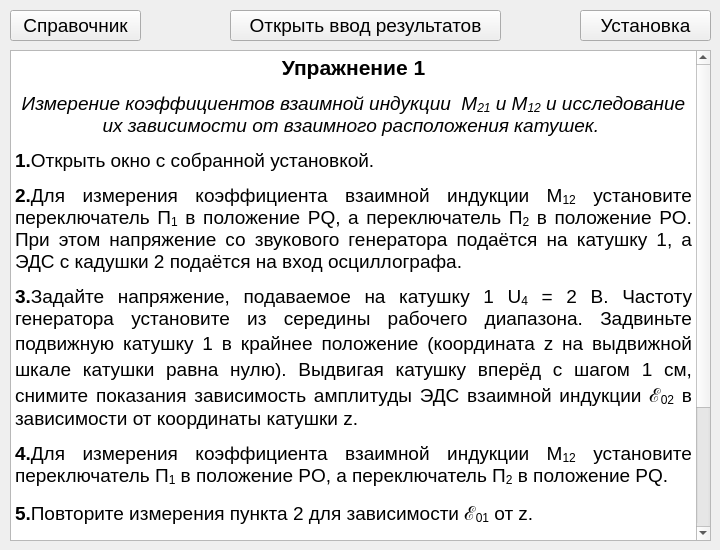
    <widget class="QWidget" name="in_laboratory">
     <widget class="QTextBrowser" name="text_exercise_2">
      <property name="geometry">
       <rect>
        <x>10</x>
        <y>50</y>
        <width>701</width>
        <height>491</height>
       </rect>
      </property>
      <property name="font">
       <font>
        <pointsize>14</pointsize>
       </font>
      </property>
      <property name="html">
       <string>&lt;!DOCTYPE HTML PUBLIC &quot;-//W3C//DTD HTML 4.0//EN&quot; &quot;http://www.w3.org/TR/REC-html40/strict.dtd&quot;&gt;
&lt;html&gt;&lt;head&gt;&lt;meta name=&quot;qrichtext&quot; content=&quot;1&quot; /&gt;&lt;style type=&quot;text/css&quot;&gt;
p, li { white-space: pre-wrap; }
&lt;/style&gt;&lt;/head&gt;&lt;body style=&quot; font-family:'MS Shell Dlg 2'; font-size:14pt; font-weight:400; font-style:normal;&quot;&gt;
&lt;p align=&quot;center&quot; style=&quot; margin-top:12px; margin-bottom:12px; margin-left:0px; margin-right:0px; -qt-block-indent:0; text-indent:0px;&quot;&gt;&lt;span style=&quot; font-family:'Times New Roman,serif'; font-size:16pt; font-weight:600;&quot;&gt;Упражнение 2&lt;/span&gt;&lt;/p&gt;
&lt;p align=&quot;center&quot; style=&quot; margin-top:12px; margin-bottom:12px; margin-left:0px; margin-right:0px; -qt-block-indent:0; text-indent:0px;&quot;&gt;&lt;span style=&quot; font-family:'Times New Roman,serif'; font-style:italic;&quot;&gt;Измерение М&lt;/span&gt;&lt;span style=&quot; font-family:'Times New Roman,serif'; font-style:italic; vertical-align:sub;&quot;&gt;21&lt;/span&gt;&lt;span style=&quot; font-family:'Times New Roman,serif'; font-style:italic;&quot;&gt; при различных значениях  амплитуды питающего напряжения. &lt;/span&gt;&lt;/p&gt;
&lt;p align=&quot;justify&quot; style=&quot; margin-top:12px; margin-bottom:12px; margin-left:0px; margin-right:0px; -qt-block-indent:0; text-indent:0px;&quot;&gt;&lt;span style=&quot; font-family:'Times New Roman,serif';&quot;&gt;Убедитесь в том, что коэффициент взаимной индукции не зависит от напряжения на генераторе.&lt;/span&gt; &lt;/p&gt;
&lt;p align=&quot;justify&quot; style=&quot; margin-top:12px; margin-bottom:12px; margin-left:0px; margin-right:0px; -qt-block-indent:0; text-indent:0px;&quot;&gt;&lt;span style=&quot; font-family:'Times New Roman,serif'; font-weight:600;&quot;&gt;1.&lt;/span&gt;&lt;span style=&quot; font-family:'Times New Roman,serif';&quot;&gt;Для этого поставьте катушку 1 в среднее положение относительно катушки 2 (z = 50 мм) и установите частоту генератора из середины рабочего диапазона (например, 10 кГц). Измерьте ℰ&lt;/span&gt;&lt;span style=&quot; font-family:'Times New Roman,serif'; vertical-align:sub;&quot;&gt;02&lt;/span&gt;&lt;span style=&quot; font-family:'Times New Roman,serif';&quot;&gt; при нескольких различных значениях напряжения U4 в цепи катушки 1 в интервале от 0,1 до 5 В.&lt;/span&gt; &lt;/p&gt;
&lt;p align=&quot;justify&quot; style=&quot; margin-top:12px; margin-bottom:12px; margin-left:0px; margin-right:0px; -qt-block-indent:0; text-indent:0px;&quot;&gt;&lt;span style=&quot; font-family:'Times New Roman,serif'; font-weight:600;&quot;&gt;2.&lt;/span&gt;&lt;span style=&quot; font-family:'Times New Roman,serif';&quot;&gt;Рассчитайте M&lt;/span&gt;&lt;span style=&quot; font-family:'Times New Roman,serif'; vertical-align:sub;&quot;&gt;21&lt;/span&gt;&lt;span style=&quot; font-family:'Times New Roman,serif';&quot;&gt; по формуле (9). Полученные данные занесите в таблицу &lt;/span&gt;&lt;span style=&quot; font-family:'Times New Roman,serif'; font-style:italic;&quot;&gt;(чтобы заполнить данную таблицу, откройте окно с вводом результата)&lt;/span&gt;&lt;span style=&quot; font-family:'Times New Roman,serif';&quot;&gt;.&lt;/span&gt;&lt;/p&gt;
&lt;p align=&quot;center&quot; style=&quot; margin-top:12px; margin-bottom:12px; margin-left:0px; margin-right:0px; -qt-block-indent:0; text-indent:0px;&quot;&gt;&lt;img src=&quot;:/image/t2.jpg&quot; /&gt;&lt;/p&gt;&lt;/body&gt;&lt;/html&gt;</string>
      </property>
     </widget>
     <widget class="QPushButton" name="go_handbook">
      <property name="geometry">
       <rect>
        <x>10</x>
        <y>10</y>
        <width>131</width>
        <height>31</height>
       </rect>
      </property>
      <property name="font">
       <font>
        <pointsize>14</pointsize>
       </font>
      </property>
      <property name="text">
       <string>Справочник</string>
      </property>
     </widget>
     <widget class="QPushButton" name="go_input_results">
      <property name="geometry">
       <rect>
        <x>230</x>
        <y>10</y>
        <width>271</width>
        <height>31</height>
       </rect>
      </property>
      <property name="font">
       <font>
        <pointsize>14</pointsize>
       </font>
      </property>
      <property name="text">
       <string>Открыть ввод результатов</string>
      </property>
     </widget>
     <widget class="QTextBrowser" name="text_exercise_1">
      <property name="geometry">
       <rect>
        <x>10</x>
        <y>50</y>
        <width>701</width>
        <height>491</height>
       </rect>
      </property>
      <property name="font">
       <font>
        <pointsize>14</pointsize>
       </font>
      </property>
      <property name="html">
       <string>&lt;!DOCTYPE HTML PUBLIC &quot;-//W3C//DTD HTML 4.0//EN&quot; &quot;http://www.w3.org/TR/REC-html40/strict.dtd&quot;&gt;
&lt;html&gt;&lt;head&gt;&lt;meta name=&quot;qrichtext&quot; content=&quot;1&quot; /&gt;&lt;style type=&quot;text/css&quot;&gt;
p, li { white-space: pre-wrap; }
&lt;/style&gt;&lt;/head&gt;&lt;body style=&quot; font-family:'MS Shell Dlg 2'; font-size:14pt; font-weight:400; font-style:normal;&quot;&gt;
&lt;p align=&quot;center&quot; style=&quot; margin-top:12px; margin-bottom:12px; margin-left:0px; margin-right:0px; -qt-block-indent:0; text-indent:0px;&quot;&gt;&lt;span style=&quot; font-family:'Times New Roman,serif'; font-size:16pt; font-weight:600;&quot;&gt;Упражнение 1&lt;/span&gt;&lt;/p&gt;
&lt;p align=&quot;center&quot; style=&quot; margin-top:12px; margin-bottom:12px; margin-left:0px; margin-right:0px; -qt-block-indent:0; text-indent:0px;&quot;&gt;&lt;span style=&quot; font-family:'Times New Roman,serif'; font-style:italic;&quot;&gt;Измерение коэффициентов взаимной индукции  М&lt;/span&gt;&lt;span style=&quot; font-family:'Times New Roman,serif'; font-style:italic; vertical-align:sub;&quot;&gt;21&lt;/span&gt;&lt;span style=&quot; font-family:'Times New Roman,serif'; font-style:italic;&quot;&gt; и М&lt;/span&gt;&lt;span style=&quot; font-family:'Times New Roman,serif'; font-style:italic; vertical-align:sub;&quot;&gt;12&lt;/span&gt;&lt;span style=&quot; font-family:'Times New Roman,serif'; font-style:italic;&quot;&gt; и исследование их зависимости от взаимного расположения катушек. &lt;/span&gt;&lt;/p&gt;
&lt;p align=&quot;justify&quot; style=&quot; margin-top:12px; margin-bottom:12px; margin-left:0px; margin-right:0px; -qt-block-indent:0; text-indent:0px;&quot;&gt;&lt;span style=&quot; font-family:'Times New Roman,serif'; font-weight:600;&quot;&gt;1.&lt;/span&gt;&lt;span style=&quot; font-family:'Times New Roman,serif';&quot;&gt;Открыть окно с собранной установкой.&lt;/span&gt;&lt;/p&gt;
&lt;p align=&quot;justify&quot; style=&quot; margin-top:12px; margin-bottom:12px; margin-left:0px; margin-right:0px; -qt-block-indent:0; text-indent:0px;&quot;&gt;&lt;span style=&quot; font-family:'Times New Roman,serif'; font-weight:600;&quot;&gt;2.&lt;/span&gt;&lt;span style=&quot; font-family:'Times New Roman,serif';&quot;&gt;Для измерения коэффициента взаимной индукции M&lt;/span&gt;&lt;span style=&quot; font-family:'Times New Roman,serif'; vertical-align:sub;&quot;&gt;12&lt;/span&gt;&lt;span style=&quot; font-family:'Times New Roman,serif';&quot;&gt; установите переключатель Π&lt;/span&gt;&lt;span style=&quot; font-family:'Times New Roman,serif'; vertical-align:sub;&quot;&gt;1&lt;/span&gt;&lt;span style=&quot; font-family:'Times New Roman,serif';&quot;&gt; в положение PQ, а переключатель Π&lt;/span&gt;&lt;span style=&quot; font-family:'Times New Roman,serif'; vertical-align:sub;&quot;&gt;2&lt;/span&gt;&lt;span style=&quot; font-family:'Times New Roman,serif';&quot;&gt; в положение PO. При этом напряжение со звукового генератора подаётся на катушку 1, а ЭДС с кадушки 2 подаётся на вход осциллографа.&lt;/span&gt; &lt;/p&gt;
&lt;p align=&quot;justify&quot; style=&quot; margin-top:12px; margin-bottom:12px; margin-left:0px; margin-right:0px; -qt-block-indent:0; text-indent:0px;&quot;&gt;&lt;span style=&quot; font-family:'Times New Roman,serif'; font-weight:600;&quot;&gt;3.&lt;/span&gt;&lt;span style=&quot; font-family:'Times New Roman,serif';&quot;&gt;Задайте напряжение, подаваемое на катушку 1 U&lt;/span&gt;&lt;span style=&quot; font-family:'Times New Roman,serif'; vertical-align:sub;&quot;&gt;4&lt;/span&gt;&lt;span style=&quot; font-family:'Times New Roman,serif';&quot;&gt; = 2 В. Частоту генератора установите из середины рабочего диапазона. Задвиньте подвижную катушку 1 в крайнее положение (координата z на выдвижной шкале катушки равна нулю). Выдвигая катушку вперёд с шагом 1 см, снимите показания зависимость амплитуды ЭДС взаимной индукции ℰ&lt;/span&gt;&lt;span style=&quot; font-family:'Times New Roman,serif'; vertical-align:sub;&quot;&gt;02&lt;/span&gt;&lt;span style=&quot; font-family:'Times New Roman,serif';&quot;&gt; в зависимости от координаты катушки z.&lt;/span&gt; &lt;/p&gt;
&lt;p align=&quot;justify&quot; style=&quot; margin-top:12px; margin-bottom:12px; margin-left:0px; margin-right:0px; -qt-block-indent:0; text-indent:0px;&quot;&gt;&lt;span style=&quot; font-family:'Times New Roman,serif'; font-weight:600;&quot;&gt;4.&lt;/span&gt;&lt;span style=&quot; font-family:'Times New Roman,serif';&quot;&gt;Для измерения коэффициента взаимной индукции M&lt;/span&gt;&lt;span style=&quot; font-family:'Times New Roman,serif'; vertical-align:sub;&quot;&gt;12&lt;/span&gt;&lt;span style=&quot; font-family:'Times New Roman,serif';&quot;&gt; установите переключатель Π&lt;/span&gt;&lt;span style=&quot; font-family:'Times New Roman,serif'; vertical-align:sub;&quot;&gt;1&lt;/span&gt;&lt;span style=&quot; font-family:'Times New Roman,serif';&quot;&gt; в положение PO, а переключатель Π&lt;/span&gt;&lt;span style=&quot; font-family:'Times New Roman,serif'; vertical-align:sub;&quot;&gt;2&lt;/span&gt;&lt;span style=&quot; font-family:'Times New Roman,serif';&quot;&gt; в положение PQ.&lt;/span&gt; &lt;/p&gt;
&lt;p align=&quot;justify&quot; style=&quot; margin-top:12px; margin-bottom:12px; margin-left:0px; margin-right:0px; -qt-block-indent:0; text-indent:0px;&quot;&gt;&lt;span style=&quot; font-family:'Times New Roman,serif'; font-weight:600;&quot;&gt;5.&lt;/span&gt;&lt;span style=&quot; font-family:'Times New Roman,serif';&quot;&gt;Повторите измерения пункта 2 для зависимости ℰ&lt;/span&gt;&lt;span style=&quot; font-family:'Times New Roman,serif'; vertical-align:sub;&quot;&gt;01&lt;/span&gt;&lt;span style=&quot; font-family:'Times New Roman,serif';&quot;&gt; от z.&lt;/span&gt; &lt;span style=&quot; font-family:'Times New Roman,serif'; font-size:12pt;&quot;&gt;            &lt;/span&gt;&lt;/p&gt;
&lt;p align=&quot;justify&quot; style=&quot; margin-top:12px; margin-bottom:12px; margin-left:0px; margin-right:0px; -qt-block-indent:0; text-indent:0px;&quot;&gt;&lt;span style=&quot; font-family:'Times New Roman,serif'; font-weight:600;&quot;&gt;6.&lt;/span&gt;&lt;span style=&quot; font-family:'Times New Roman,serif';&quot;&gt;Рассчитайте по формулам (8), (9) значения M&lt;/span&gt;&lt;span style=&quot; font-family:'Times New Roman,serif'; vertical-align:sub;&quot;&gt;21&lt;/span&gt;&lt;span style=&quot; font-family:'Times New Roman,serif';&quot;&gt; и M&lt;/span&gt;&lt;span style=&quot; font-family:'Times New Roman,serif'; vertical-align:sub;&quot;&gt;12&lt;/span&gt;&lt;span style=&quot; font-family:'Times New Roman,serif';&quot;&gt; и занесите полученные данные в таблицу &lt;/span&gt;&lt;span style=&quot; font-family:'Times New Roman,serif'; font-style:italic;&quot;&gt;(чтобы заполнить данную таблицу, откройте окно с вводом результата)&lt;/span&gt;&lt;span style=&quot; font-family:'Times New Roman,serif';&quot;&gt;.&lt;/span&gt;&lt;/p&gt;
&lt;p align=&quot;center&quot; style=&quot; margin-top:12px; margin-bottom:12px; margin-left:0px; margin-right:0px; -qt-block-indent:0; text-indent:0px;&quot;&gt;&lt;img src=&quot;:/image/t1.jpg&quot; /&gt;&lt;/p&gt;
&lt;p align=&quot;justify&quot; style=&quot; margin-top:12px; margin-bottom:12px; margin-left:0px; margin-right:0px; -qt-block-indent:0; text-indent:0px;&quot;&gt;&lt;span style=&quot; font-family:'Times New Roman,serif'; font-weight:600;&quot;&gt;7.&lt;/span&gt;&lt;span style=&quot; font-family:'Times New Roman,serif';&quot;&gt;Постройте графики зависимости M&lt;/span&gt;&lt;span style=&quot; font-family:'Times New Roman,serif'; vertical-align:sub;&quot;&gt;21&lt;/span&gt;&lt;span style=&quot; font-family:'Times New Roman,serif';&quot;&gt; и M&lt;/span&gt;&lt;span style=&quot; font-family:'Times New Roman,serif'; vertical-align:sub;&quot;&gt;12&lt;/span&gt;&lt;span style=&quot; font-family:'Times New Roman,serif';&quot;&gt; как функции координаты z &lt;/span&gt;&lt;span style=&quot; font-family:'Times New Roman,serif'; font-style:italic;&quot;&gt;(график будет построен автоматически после заполнения таблицы)&lt;/span&gt;&lt;span style=&quot; font-family:'Times New Roman,serif';&quot;&gt;. Сравните полученные значения. Убедитесь в справедливости теоремы взаимности.&lt;/span&gt;&lt;/p&gt;&lt;/body&gt;&lt;/html&gt;</string>
      </property>
     </widget>
     <widget class="QTextBrowser" name="text_exercise_3">
      <property name="geometry">
       <rect>
        <x>10</x>
        <y>50</y>
        <width>701</width>
        <height>491</height>
       </rect>
      </property>
      <property name="font">
       <font>
        <pointsize>14</pointsize>
       </font>
      </property>
      <property name="html">
       <string>&lt;!DOCTYPE HTML PUBLIC &quot;-//W3C//DTD HTML 4.0//EN&quot; &quot;http://www.w3.org/TR/REC-html40/strict.dtd&quot;&gt;
&lt;html&gt;&lt;head&gt;&lt;meta name=&quot;qrichtext&quot; content=&quot;1&quot; /&gt;&lt;style type=&quot;text/css&quot;&gt;
p, li { white-space: pre-wrap; }
&lt;/style&gt;&lt;/head&gt;&lt;body style=&quot; font-family:'MS Shell Dlg 2'; font-size:14pt; font-weight:400; font-style:normal;&quot;&gt;
&lt;p align=&quot;center&quot; style=&quot; margin-top:12px; margin-bottom:12px; margin-left:0px; margin-right:0px; -qt-block-indent:0; text-indent:0px;&quot;&gt;&lt;span style=&quot; font-family:'Times New Roman,serif'; font-size:16pt; font-weight:600;&quot;&gt;Упражнение 3&lt;/span&gt;&lt;span style=&quot; font-size:16pt; font-weight:600;&quot;&gt; &lt;/span&gt;&lt;/p&gt;
&lt;p align=&quot;center&quot; style=&quot; margin-top:12px; margin-bottom:12px; margin-left:0px; margin-right:0px; -qt-block-indent:0; text-indent:0px;&quot;&gt;&lt;span style=&quot; font-family:'Times New Roman,serif'; font-style:italic;&quot;&gt;Измерение М&lt;/span&gt;&lt;span style=&quot; font-family:'Times New Roman,serif'; font-style:italic; vertical-align:sub;&quot;&gt;21&lt;/span&gt;&lt;span style=&quot; font-family:'Times New Roman,serif'; font-style:italic;&quot;&gt; при различных частотах питающего напряжения.&lt;/span&gt; &lt;/p&gt;
&lt;p align=&quot;justify&quot; style=&quot; margin-top:12px; margin-bottom:12px; margin-left:0px; margin-right:0px; -qt-block-indent:0; text-indent:0px;&quot;&gt;&lt;span style=&quot; font-family:'Times New Roman,serif';&quot;&gt;Определите экспериментально зависимость коэффициента взаимной индукции от частоты генератора.&lt;/span&gt; &lt;/p&gt;
&lt;p align=&quot;justify&quot; style=&quot; margin-top:12px; margin-bottom:12px; margin-left:0px; margin-right:0px; -qt-block-indent:0; text-indent:0px;&quot;&gt;&lt;span style=&quot; font-family:'Times New Roman,serif'; font-weight:600;&quot;&gt;1.&lt;/span&gt;&lt;span style=&quot; font-family:'Times New Roman,serif';&quot;&gt;Поставьте катушку 1 в среднее положение относительно катушки 2 (z = 50 мм).&lt;/span&gt; &lt;/p&gt;
&lt;p align=&quot;justify&quot; style=&quot; margin-top:12px; margin-bottom:12px; margin-left:0px; margin-right:0px; -qt-block-indent:0; text-indent:0px;&quot;&gt;&lt;span style=&quot; font-family:'Times New Roman,serif'; font-weight:600;&quot;&gt;2.&lt;/span&gt;&lt;span style=&quot; font-family:'Times New Roman,serif';&quot;&gt;Установить напряжение на генераторе 3 В.&lt;/span&gt; &lt;/p&gt;
&lt;p align=&quot;justify&quot; style=&quot; margin-top:12px; margin-bottom:12px; margin-left:0px; margin-right:0px; -qt-block-indent:0; text-indent:0px;&quot;&gt;&lt;span style=&quot; font-family:'Times New Roman,serif'; font-weight:600;&quot;&gt;3.&lt;/span&gt;&lt;span style=&quot; font-family:'Times New Roman,serif';&quot;&gt;Измерьте амплитуду ЭДС взаимной индукции ℰ&lt;/span&gt;&lt;span style=&quot; font-family:'Times New Roman,serif'; vertical-align:sub;&quot;&gt;02&lt;/span&gt;&lt;span style=&quot; font-family:'Times New Roman,serif';&quot;&gt; при нескольких значениях частоты f звукового генератора в интервале от 5 до 25 кГц.&lt;/span&gt;&lt;/p&gt;
&lt;p align=&quot;justify&quot; style=&quot; margin-top:12px; margin-bottom:12px; margin-left:0px; margin-right:0px; -qt-block-indent:0; text-indent:0px;&quot;&gt;&lt;span style=&quot; font-family:'Times New Roman,serif'; font-weight:600;&quot;&gt;4.&lt;/span&gt;&lt;span style=&quot; font-family:'Times New Roman,serif';&quot;&gt;Рассчитайте M&lt;/span&gt;&lt;span style=&quot; font-family:'Times New Roman,serif'; vertical-align:sub;&quot;&gt;21&lt;/span&gt;&lt;span style=&quot; font-family:'Times New Roman,serif';&quot;&gt; по формуле (9). Полученные данные занесите в таблицу &lt;/span&gt;&lt;span style=&quot; font-family:'Times New Roman,serif'; font-style:italic;&quot;&gt;(чтобы заполнить данную таблицу, откройте окно с вводом результата)&lt;/span&gt;&lt;span style=&quot; font-family:'Times New Roman,serif';&quot;&gt;. &lt;/span&gt;&lt;/p&gt;
&lt;p align=&quot;center&quot; style=&quot; margin-top:12px; margin-bottom:12px; margin-left:0px; margin-right:0px; -qt-block-indent:0; text-indent:0px;&quot;&gt;&lt;img src=&quot;:/image/t3.jpg&quot; /&gt;&lt;/p&gt;
&lt;p align=&quot;justify&quot; style=&quot; margin-top:12px; margin-bottom:12px; margin-left:0px; margin-right:0px; -qt-block-indent:0; text-indent:0px;&quot;&gt;&lt;span style=&quot; font-family:'Times New Roman,serif'; font-weight:600;&quot;&gt;5.&lt;/span&gt;&lt;span style=&quot; font-family:'Times New Roman,serif';&quot;&gt;Вычислить среднее значение по данным полученной таблицы.&lt;/span&gt; &lt;/p&gt;
&lt;p align=&quot;justify&quot; style=&quot; margin-top:12px; margin-bottom:12px; margin-left:0px; margin-right:0px; -qt-block-indent:0; text-indent:0px;&quot;&gt;&lt;span style=&quot; font-family:'Times New Roman,serif'; font-weight:600;&quot;&gt;6.&lt;/span&gt;&lt;span style=&quot; font-family:'Times New Roman,serif';&quot;&gt;Для одного из полученных значений М&lt;/span&gt;&lt;span style=&quot; font-family:'Times New Roman,serif'; vertical-align:sub;&quot;&gt;21&lt;/span&gt;&lt;span style=&quot; font-family:'Times New Roman,serif';&quot;&gt; рассчитать относительное отклонение по формуле:&lt;/span&gt;&lt;/p&gt;
&lt;p align=&quot;center&quot; style=&quot; margin-top:12px; margin-bottom:12px; margin-left:0px; margin-right:0px; -qt-block-indent:0; text-indent:0px;&quot;&gt;&lt;img src=&quot;:/image/f15.jpg&quot; /&gt;&lt;/p&gt;
&lt;p align=&quot;justify&quot; style=&quot; margin-top:12px; margin-bottom:12px; margin-left:0px; margin-right:0px; -qt-block-indent:0; text-indent:0px;&quot;&gt;&lt;span style=&quot; font-family:'Times New Roman,serif';&quot;&gt;где М&lt;/span&gt;&lt;span style=&quot; font-family:'Times New Roman,serif'; vertical-align:sub;&quot;&gt;21&lt;/span&gt;&lt;span style=&quot; font-family:'Times New Roman,serif';&quot;&gt; – произвольно выбранное значение из полученной таблицы.&lt;/span&gt;&lt;/p&gt;
&lt;p align=&quot;justify&quot; style=&quot; margin-top:12px; margin-bottom:12px; margin-left:0px; margin-right:0px; -qt-block-indent:0; text-indent:0px;&quot;&gt;&lt;span style=&quot; font-family:'Times New Roman,serif'; font-style:italic;&quot;&gt;Полученные значения пунктов 5-6 также вводятся в отдельном окне для ввода результатов.&lt;/span&gt;&lt;/p&gt;&lt;/body&gt;&lt;/html&gt;</string>
      </property>
     </widget>
     <widget class="QLabel" name="label_2">
      <property name="geometry">
       <rect>
        <x>20</x>
        <y>70</y>
        <width>671</width>
        <height>51</height>
       </rect>
      </property>
      <property name="text">
       <string>&lt;html&gt;&lt;head/&gt;&lt;body&gt;&lt;p&gt;&lt;span style=&quot; font-size:18pt;&quot;&gt;Напишите вывод о проделанной лабораторной работе:&lt;/span&gt;&lt;/p&gt;&lt;/body&gt;&lt;/html&gt;</string>
      </property>
     </widget>
     <widget class="QTextEdit" name="conclusion">
      <property name="geometry">
       <rect>
        <x>20</x>
        <y>120</y>
        <width>671</width>
        <height>351</height>
       </rect>
      </property>
      <property name="font">
       <font>
        <pointsize>14</pointsize>
       </font>
      </property>
     </widget>
     <widget class="QPushButton" name="finish">
      <property name="geometry">
       <rect>
        <x>260</x>
        <y>490</y>
        <width>191</width>
        <height>41</height>
       </rect>
      </property>
      <property name="font">
       <font>
        <pointsize>14</pointsize>
       </font>
      </property>
      <property name="text">
       <string>Завершить работу</string>
      </property>
     </widget>
     <widget class="QPushButton" name="go_equipment">
      <property name="geometry">
       <rect>
        <x>580</x>
        <y>10</y>
        <width>131</width>
        <height>31</height>
       </rect>
      </property>
      <property name="font">
       <font>
        <pointsize>14</pointsize>
       </font>
      </property>
      <property name="text">
       <string>Установка</string>
      </property>
     </widget>
     <zorder>finish</zorder>
     <zorder>label_2</zorder>
     <zorder>conclusion</zorder>
     <zorder>text_exercise_2</zorder>
     <zorder>text_exercise_3</zorder>
     <zorder>text_exercise_1</zorder>
     <zorder>go_handbook</zorder>
     <zorder>go_input_results</zorder>
     <zorder>go_equipment</zorder>
    </widget>
